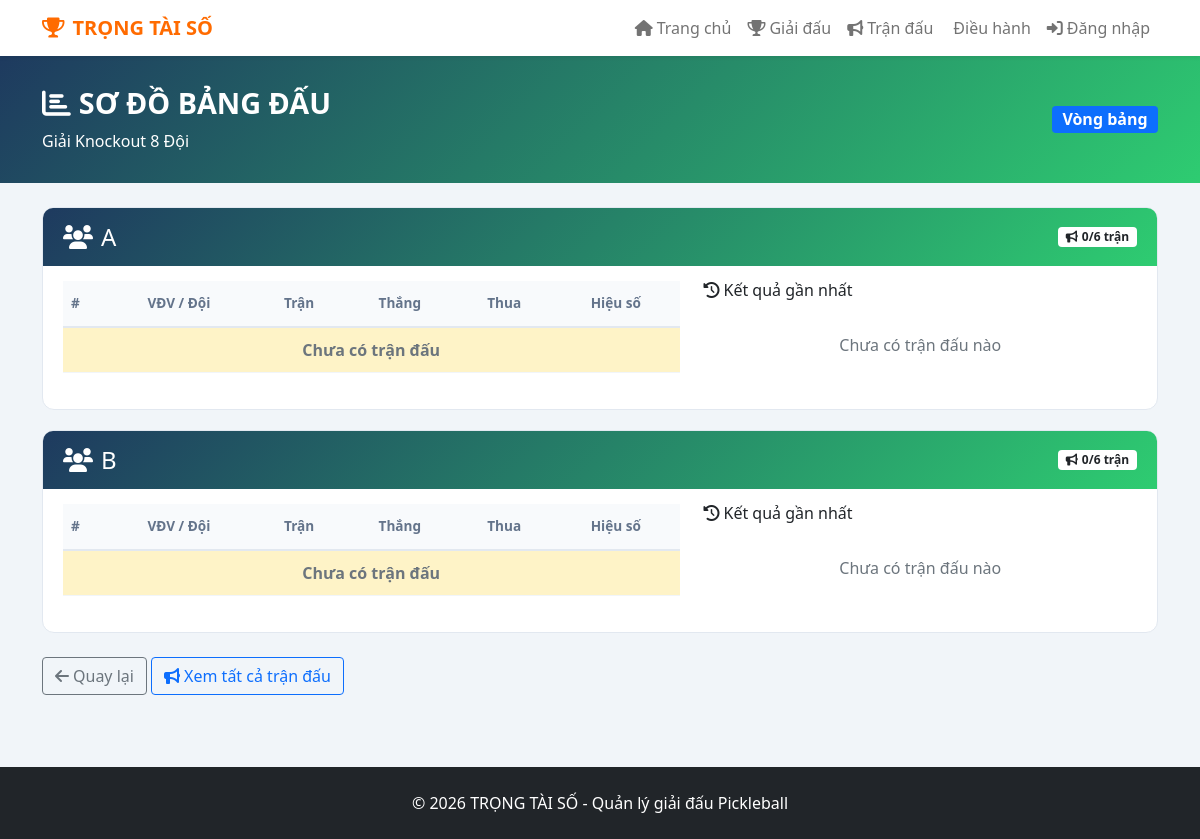
/tournament_bracket.php?id=4, run on the app's committed database.
### tables this page shows
CREATE TABLE `tournaments` (
  `id` int(11) NOT NULL AUTO_INCREMENT,
  `name` varchar(200) NOT NULL,
  `description` text DEFAULT NULL,
  `format` enum('round_robin','knockout','combined','double_elimination') DEFAULT 'combined',
  `start_date` date DEFAULT NULL,
  `end_date` date DEFAULT NULL,
  `registration_deadline` date DEFAULT NULL,
  `location` varchar(200) DEFAULT NULL,
  `total_teams` int(11) DEFAULT 0,
  `max_teams` int(11) DEFAULT 32,
  `status` enum('upcoming','ongoing','completed','cancelled') DEFAULT 'upcoming',
  `stage` enum('planning','registration','setup','group_stage','knockout_stage','completed') DEFAULT 'planning',
  `owner_id` int(11) DEFAULT NULL,
  `created_at` timestamp NOT NULL DEFAULT current_timestamp(),
  `winning_score` int(11) DEFAULT 11,
  PRIMARY KEY (`id`),
  KEY `owner_id` (`owner_id`),
  CONSTRAINT `tournaments_ibfk_1` FOREIGN KEY (`owner_id`) REFERENCES `users` (`id`) ON DELETE SET NULL
);

CREATE TABLE `groups` (
  `id` int(11) NOT NULL AUTO_INCREMENT,
  `tournament_id` int(11) DEFAULT NULL,
  `group_name` varchar(10) NOT NULL,
  `created_at` timestamp NOT NULL DEFAULT current_timestamp(),
  PRIMARY KEY (`id`),
  KEY `tournament_id` (`tournament_id`),
  CONSTRAINT `groups_ibfk_1` FOREIGN KEY (`tournament_id`) REFERENCES `tournaments` (`id`) ON DELETE CASCADE
);

### functions.php (called while the page is built, shortened)
<?php
require_once 'db.php';
function getTournamentById($tournamentId) {
    global $pdo;
    $stmt = $pdo->prepare("SELECT * FROM `Tournaments` WHERE id = ?");
    $stmt->execute([$tournamentId]);
    return $stmt->fetch();
}
function getGroupsByTournament($tournamentId) {
    global $pdo;
    $stmt = $pdo->prepare("
        SELECT g.*, t.name as tournament_name
        FROM `Groups` g
        LEFT JOIN Tournaments t ON g.tournament_id = t.id
        WHERE g.tournament_id = ?
        ORDER BY g.group_name
    ");
    $stmt->execute([$tournamentId]);
    return $stmt->fetchAll();
}
function getMatchesByTournament($tournamentId) {
    global $pdo;
    $stmt = $pdo->prepare("
        SELECT m.*,
               t1.team_name as team1_name,
               t2.team_name as team2_name,
               g.group_name
        FROM `Matches` m
        LEFT JOIN `Teams` t1 ON m.team1_id = t1.id
        LEFT JOIN `Teams` t2 ON m.team2_id = t2.id
        LEFT JOIN `Groups` g ON m.group_id = g.id
        WHERE t1.tournament_id = ? OR t2.tournament_id = ?
        ORDER BY m.round, m.id
    ");
    $stmt->execute([$tournamentId, $tournamentId]);
    return $stmt->fetchAll();
}
?>

### tournament_bracket.php (the view, shortened to what this page needs)
<?php
require_once 'db.php';
require_once 'functions.php';
require_once 'components/template.php';
$tournamentId = isset($_GET['id']) ? intval($_GET['id']) : 0;
$tournament = getTournamentById($tournamentId);
$groups = getGroupsByTournament($tournamentId);
$matches = getMatchesByTournament($tournamentId);
$stageLabels = [
    'planning' => 'Lập kế hoạch',
    'registration' => 'Đăng ký',
    'setup' => 'Chuẩn bị',
    'group_stage' => 'Vòng bảng',
    'knockout_stage' => 'Vòng loại trực tiếp',
    'completed' => 'Hoàn thành'
];
function getGroupStandingsFromMatches($groupId, $matches) {
    $standings = [];
    usort($standings, function($a, $b) {
        if ($b['won'] !== $a['won']) return $b['won'] - $a['won'];
        return ($b['points_for'] - $b['points_against']) - ($a['points_for'] - $a['points_against']);
    });
    return $standings;
}
?>
<div class="page-header">
    <div class="container">
        <div class="row align-items-center">
            <div class="col-md-8">
                <h1 class="page-title"><i class="fas fa-chart-bar me-2"></i>SƠ ĐỒ BẢNG ĐẤU</h1>
                <p class="mb-0 mt-2"><?php echo htmlspecialchars($tournament['name']); ?></p>
            </div>
            <div class="col-md-4 text-md-end">
                <span class="badge bg-<?php echo $tournament['stage'] === 'group_stage' ? 'primary' : ($tournament['stage'] === 'knockout_stage' ? 'danger' : 'secondary'); ?> fs-6">
                    <?php echo $stageLabels[$tournament['stage']] ?? 'Không xác định'; ?>
                </span>
            </div>
        </div>
    </div>
</div>
<div class="container py-4">
    <?php if (empty($groups)): ?>
        <div class="bracket-container">
            <div class="no-matches">
                <i class="fas fa-folder-open fa-3x mb-3"></i>
                <h4>Chưa có bảng đấu</h4>
                <p class="mb-0">Giải đấu chưa được bốc thăm chia bảng</p>
                <?php if (isset($_SESSION['role']) && in_array($_SESSION['role'], ['admin', 'manager'])): ?>
                    <a href="draw.php?tournament_id=<?php echo $tournamentId; ?>" class="btn btn-primary mt-3">
                        <i class="fas fa-random me-1"></i>Bốc thăm ngay
                    </a>
                <?php endif; ?>
            </div>
        </div>
    <?php else: ?>
        <?php foreach ($groups as $index => $group): ?>
            <?php
                $standings = getGroupStandingsFromMatches($group['id'], $matches);
                $groupMatches = array_filter($matches, fn($m) => $m['group_id'] == $group['id']);
                $groupMatches = array_filter($groupMatches, fn($m) => $m['status'] === 'completed' || $m['status'] === 'live');
                usort($groupMatches, fn($a, $b) => strcmp($b['id'], $a['id']));
                $completedMatches = count(array_filter($matches, fn($m) => $m['group_id'] == $group['id'] && $m['status'] === 'completed'));
            ?>
            <div class="bracket-container">
                <div class="group-header">
                    <div class="d-flex justify-content-between align-items-center">
                        <h4 class="mb-0"><i class="fas fa-users me-2"></i><?php echo htmlspecialchars($group['group_name']); ?></h4>
                        <span class="badge bg-white text-dark">
                            <i class="fas fa-bullhorn me-1"></i><?php echo $completedMatches; ?>/<?php echo count(array_filter($matches, fn($m) => $m['group_id'] == $group['id'])); ?> trận
                        </span>
                    </div>
                </div>
                <div class="row">
                    <div class="col-lg-7">
                        <table class="standings-table">
                            <thead>
                                <tr>
                                    <th>#</th>
                                    <th>VĐV / Đội</th>
                                    <th>Trận</th>
                                    <th>Thắng</th>
                                    <th>Thua</th>
                                    <th>Hiệu số</th>
                                </tr>
                            </thead>
                            <tbody>
                                <?php if (empty($standings)): ?>
                                    <tr><td colspan="6" class="text-center text-muted">Chưa có trận đấu</td></tr>
                                <?php endif; ?>
                            </tbody>
                        </table>
                    </div>
                    <div class="col-lg-5">
                        <h6 class="mb-3"><i class="fas fa-history me-1"></i>Kết quả gần nhất</h6>
                        <?php if (empty($groupMatches)): ?>
                            <p class="text-muted text-center py-3">Chưa có trận đấu nào</p>
                        <?php endif; ?>
                    </div>
                </div>
            </div>
        <?php endforeach; ?>
    <?php endif; ?>
    <div class="mt-4">
        <a href="tournament_view.php?id=<?php echo $tournamentId; ?>" class="btn btn-outline-secondary">
            <i class="fas fa-arrow-left me-1"></i>Quay lại
        </a>
        <a href="matches.php?tournament_id=<?php echo $tournamentId; ?>" class="btn btn-outline-primary">
            <i class="fas fa-bullhorn me-1"></i>Xem tất cả trận đấu
        </a>
    </div>
</div>

### components/template.php (style rules this page uses)
:root { --primary: #2ecc71; --accent: #ff6b00; --text-dark: #1e293b; }
body { background: #f1f5f9; font-family: 'Segoe UI', sans-serif; }
.page-header { background: linear-gradient(135deg, #1e3a5f 0%, #2ecc71 100%); color: white; padding: 30px 0; }
.page-title { font-size: 1.8rem; font-weight: 700; margin: 0; }

### tournament_bracket.php (style rules this page uses)
.bracket-container { background: white; border-radius: 12px; padding: 20px; margin-bottom: 20px; border: 1px solid #e2e8f0; }
.standings-table { width: 100%; border-collapse: collapse; }
.standings-table th { background: #f8fafc; padding: 12px 8px; text-align: center; font-weight: 600; font-size: 0.85rem; color: #64748b; border-bottom: 2px solid #e2e8f0; }
.standings-table th:first-child { text-align: left; width: 40px; }
.standings-table td { padding: 10px 8px; text-align: center; border-bottom: 1px solid #f1f5f9; }
.standings-table td:first-child { text-align: center; font-weight: 700; color: #64748b; }
.standings-table tr:nth-child(1) td { background: #fef3c7; }
.group-header { background: linear-gradient(135deg, #1e3a5f, #2ecc71); color: white; padding: 15px 20px; border-radius: 10px 10px 0 0; margin: -20px -20px 15px -20px; }

### data on the page
tournaments: name "Giải Knockout 8 Đội", stage "Vòng bảng"
groups: group_name "A", completedMatches "0", id "6"
groups: group_name "B", completedMatches "0", id "6"
